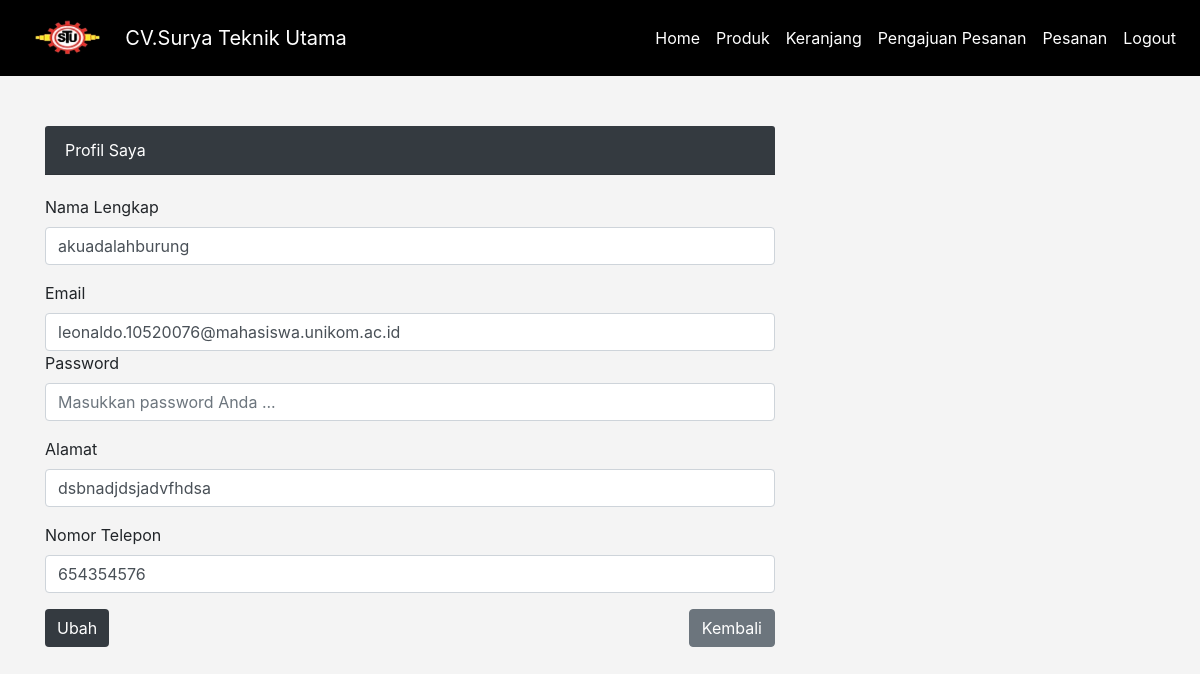
Page /konsumen/profile.php (signed in) on the committed database.
### tables this page shows
CREATE TABLE `pengguna` (
  `id_pengguna` int(11) NOT NULL,
  `nama_lengkap` varchar(255) NOT NULL,
  `email` varchar(255) NOT NULL,
  `username` varchar(100) NOT NULL,
  `password` varchar(100) NOT NULL,
  `role` enum('Admin','User','Produksi','Pengiriman','Pemilik') NOT NULL DEFAULT 'User',
  `token` varchar(100) DEFAULT NULL,
  `is_verified` tinyint(1) DEFAULT 0
);

CREATE TABLE `addresses` (
  `id` int(11) NOT NULL,
  `user_id` int(11) NOT NULL,
  `alamat` text NOT NULL,
  `nomor_telepon` varchar(20) NOT NULL
);

### includes/user.inc.php (called while the page is built, shortened)
<?php
class User {
    private $conn;
    private $table_name = "pengguna";
    public $id;
    public function __construct($db) {
        $this->conn = $db;
    }
    function readOne() {
        $query = "SELECT * FROM " . $this->table_name . " WHERE id_pengguna = :id LIMIT 0,1";
        $stmt = $this->conn->prepare($query);
        $stmt->bindParam(':id', $this->id);
        $stmt->execute();
        $row = $stmt->fetch(PDO::FETCH_ASSOC);
        if ($row) {
            $this->id = $row['id_pengguna'];
            $this->nl = $row['nama_lengkap'];
            $this->mail = $row['email'];
        }
    }
}
?>

### includes/address.inc.php (called while the page is built, shortened)
<?php
class Address {
    private $conn;
    private $table_name = "addresses";
    public $user_id;
    public function __construct($db) {
        $this->conn = $db;
    }
    public function getAddressByUserId() {
        $query = "SELECT * FROM " . $this->table_name . " WHERE user_id = " . $this->user_id . " LIMIT 1";
        $stmt = $this->conn->query($query);
        $stmt->execute();
        return $stmt->fetch(PDO::FETCH_DEFAULT);
    }
}
?>

### konsumen/profile.php (the view, shortened to what this page needs)
<?php
include_once '../includes/config.php';
include_once '../includes/user.inc.php';
include_once '../includes/address.inc.php';
$config = new Config();
$db = $config->getConnection();
$eks = new User($db);
$eks->id = intval($_SESSION['id_pengguna']);
$eks->readOne();
$address = new Address($db);
$address->user_id = intval($_SESSION['id_pengguna']);
$addressData = $address->getAddressByUserId();
?>
<!DOCTYPE html>
<html lang="en">
<head>
    <link href="https://stackpath.bootstrapcdn.com/bootstrap/4.5.2/css/bootstrap.min.css" rel="stylesheet">
    <link rel="stylesheet" href="https://cdnjs.cloudflare.com/ajax/libs/font-awesome/5.15.4/css/all.min.css">
</head>
<body>
<nav class="navbar navbar-expand-lg navbar-custom">
    <a class="navbar-brand" href="dashboard.php">
        <img src="../images/logo.png" alt="Company Logo">
        CV.Surya Teknik Utama
    </a>
    <div class="collapse navbar-collapse" id="navbarNav">
        <ul class="navbar-nav ml-auto">
        <li class="nav-item">
                <a class="nav-link" href="dashboard.php">Home</a>
            </li>
            <li class="nav-item">
                <a class="nav-link" href="produk.php">Produk</a>
            </li>
            <li class="nav-item">
                <a class="nav-link" href="keranjang.php">Keranjang</a>
            </li>
            <li class="nav-item">
                <a class="nav-link" href="view_pesanan.php">Pengajuan Pesanan</a>
            </li>
            <li class="nav-item">
                <a class="nav-link" href="pesanan.php">Pesanan</a>
            </li>
            <li class="nav-item">
                <a class="nav-link" href="../logout.php">Logout</a>
            </li>
        </ul>
    </div>
</nav>
    <div class="container">
        <div class="row">
            <div class="col-xs-12 col-sm-12 col-md-8">
                <div class="page-header">
                <div class="card-header card-header-custom">Profil Saya</div>
                </div>
                <form method="post">
                    <div class="form-group">
                        <label for="nl">Nama Lengkap</label>
                        <input type="text" class="form-control" id="nl" name="nl" value="<?php echo htmlspecialchars($eks->nl); ?>" required>
                    </div>
                    <div class="form-group">
                        <label for="mail">Email</label>
                        <input type="email" class="form-control" id="mail" name="mail" value="<?php echo htmlspecialchars($eks->mail); ?>" required>
                    <div class="form-group">
                        <label for="pw">Password</label>
                        <input type="password" class="form-control" id="pw" name="pw" placeholder="Masukkan password Anda ..." required>
                    </div>
                    <div class="form-group">
                        <label for="alamat">Alamat</label>
                        <input type="text" class="form-control" id="alamat" name="alamat" value="<?php echo $addressData['alamat']; ?>" required>
                    </div>
                    <div class="form-group">
                        <label for="nomor_telepon">Nomor Telepon</label>
                        <input type="text" class="form-control" id="nomor_telepon" name="nomor_telepon" value="<?php echo htmlspecialchars($addressData['nomor_telepon']); ?>" required>
                    </div>
                    <div class="d-flex justify-content-between">
                        <button type="s qubmit" class="btn btn-primary">Ubah</button>
                        <button type="button" class="btn btn-secondary" onclick="window.history.back();">Kembali</button>
                    </div>
                </form>
            </div>
        </div>
    </div>
</body>
</html>

### konsumen/profile.php (style rules this page uses)
body { background: #f4f4f4; height: 100vh; display: flex; flex-direction: column; }
.navbar-custom { background-color: black; position: sticky; top: 0; z-index: 1000; width: 100%; }
.navbar-custom .navbar-brand, .navbar-custom .nav-link { color: #ffffff; }
.navbar-custom .navbar-brand { display: flex; align-items: center; }
.navbar-brand img { max-height: 50px; width: auto; margin-right: 10px; }
.btn-primary { background-color: #343a40; border: none; }
.container { margin-top: 50px; }
.card-header { background-color: #343a40; color: #fff; }
.card-header-custom { margin-bottom: 20px; }

### rows in the picture
pengguna: nl "akuadalahburung", mail "leonaldo.10520076@mahasiswa.unikom.ac.id"
addresses: alamat "dsbnadjdsjadvfhdsa", nomor_telepon "654354576"
